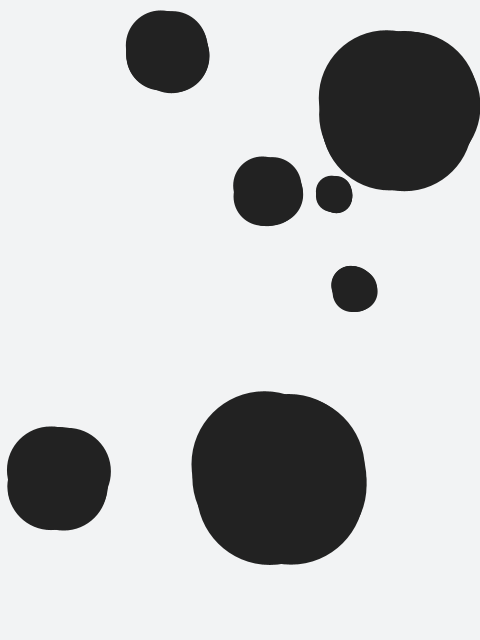
Frame 1 (no input)
Frame 2 (the mouse pressed at the canvas centre, redrawn once): identical to frame 1, image omitted

The Processing sketch that drew this single still picture (run headless with seeded random() and noise(); the mouse was pressed at the canvas centre and the sketch redrawn once):

// Processing sketch: one_hundred_and_one_dalmatians
// ── one_hundred_and_one_dalmatians.pde

final int RADIUS = 150;
final int FUZZINESS = 20;

void setup() {
  size(480, 640);
  noLoop();
}


void drawSpot(float x, float y, float radius, int fuzziness) {
  
  fill(34, 34, 34);
  noStroke();
  
  pushMatrix();

  translate(x, y);
  
  ellipse(0, 0, radius, radius);
  
  for (int i=0; i<fuzziness; i++) {
    ellipse(random(0.2*radius), random(0.2*radius), radius, radius);
  }
  
  popMatrix();
}

void draw() {
  
  background(242, 243, 244);
  
  randomSeed(10);
  for (int i=0; i<7; i++) {
    drawSpot(random(width), random(height), random(RADIUS), FUZZINESS);
  }
  
  save("one-hundred-and-one-dalmatians.png");
}
